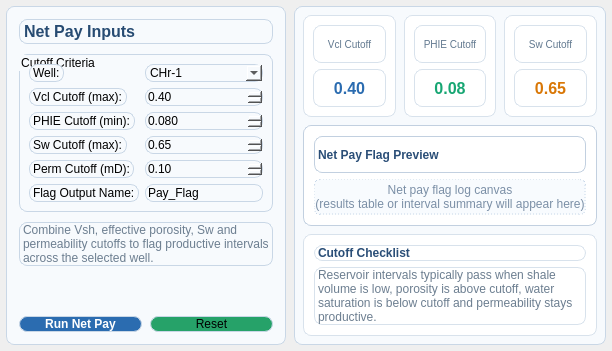
   <widget class="QWidget" name="tabNetPay">
    <attribute name="title">
     <string>Net Pay / Cutoff</string>
    </attribute>
    <layout class="QHBoxLayout" name="layoutNetPay">
     <property name="spacing">
      <number>8</number>
     </property>
     <property name="leftMargin">
      <number>6</number>
     </property>
     <property name="topMargin">
      <number>6</number>
     </property>
     <property name="rightMargin">
      <number>6</number>
     </property>
     <property name="bottomMargin">
      <number>6</number>
     </property>
     <item>
      <widget class="QFrame" name="frameNetPayControls">
       <property name="minimumSize">
        <size>
         <width>280</width>
         <height>0</height>
        </size>
       </property>
       <property name="maximumSize">
        <size>
         <width>340</width>
         <height>16777215</height>
        </size>
       </property>
       <property name="styleSheet">
        <string>background:#F7FAFD;border:1px solid #C9D7E6;border-radius:8px;</string>
       </property>
       <property name="frameShape">
        <enum>QFrame::StyledPanel</enum>
       </property>
       <layout class="QVBoxLayout" name="layoutNetPayControls">
        <property name="spacing">
         <number>10</number>
        </property>
        <property name="leftMargin">
         <number>12</number>
        </property>
        <property name="topMargin">
         <number>12</number>
        </property>
        <property name="rightMargin">
         <number>12</number>
        </property>
        <property name="bottomMargin">
         <number>12</number>
        </property>
        <item>
         <widget class="QLabel" name="lblNetPayTitle">
          <property name="styleSheet">
           <string>font-size:16px;font-weight:700;color:#274B72;padding:2px 0;</string>
          </property>
          <property name="text">
           <string>Net Pay Inputs</string>
          </property>
         </widget>
        </item>
        <item>
         <widget class="QGroupBox" name="groupNetPayParams">
          <property name="title">
           <string>Cutoff Criteria</string>
          </property>
          <layout class="QFormLayout" name="formNetPay">
           <item row="0" column="0">
            <widget class="QLabel" name="auto_label_044">
             <property name="text">
              <string>Well:</string>
             </property>
            </widget>
           </item>
           <item row="0" column="1">
            <widget class="QComboBox" name="comboNetPayWell">
             <item>
              <property name="text">
               <string>CHr-1</string>
              </property>
             </item>
             <item>
              <property name="text">
               <string>All Wells</string>
              </property>
             </item>
            </widget>
           </item>
           <item row="1" column="0">
            <widget class="QLabel" name="auto_label_045">
             <property name="text">
              <string>Vcl Cutoff (max):</string>
             </property>
            </widget>
           </item>
           <item row="1" column="1">
            <widget class="QDoubleSpinBox" name="spinNetPayVcl">
             <property name="decimals">
              <number>2</number>
             </property>
             <property name="maximum">
              <double>1.000000000000000</double>
             </property>
             <property name="value">
              <double>0.400000000000000</double>
             </property>
            </widget>
           </item>
           <item row="2" column="0">
            <widget class="QLabel" name="auto_label_046">
             <property name="text">
              <string>PHIE Cutoff (min):</string>
             </property>
            </widget>
           </item>
           <item row="2" column="1">
            <widget class="QDoubleSpinBox" name="spinNetPayPhi">
             <property name="decimals">
              <number>3</number>
             </property>
             <property name="maximum">
              <double>1.000000000000000</double>
             </property>
             <property name="value">
              <double>0.080000000000000</double>
             </property>
            </widget>
           </item>
           <item row="3" column="0">
            <widget class="QLabel" name="auto_label_047">
             <property name="text">
              <string>Sw Cutoff (max):</string>
             </property>
            </widget>
           </item>
           <item row="3" column="1">
            <widget class="QDoubleSpinBox" name="spinNetPaySw">
             <property name="decimals">
              <number>2</number>
             </property>
             <property name="maximum">
              <double>1.000000000000000</double>
             </property>
             <property name="value">
              <double>0.650000000000000</double>
             </property>
            </widget>
           </item>
           <item row="4" column="0">
            <widget class="QLabel" name="auto_label_048">
             <property name="text">
              <string>Perm Cutoff (mD):</string>
             </property>
            </widget>
           </item>
           <item row="4" column="1">
            <widget class="QDoubleSpinBox" name="spinNetPayPerm">
             <property name="decimals">
              <number>2</number>
             </property>
             <property name="maximum">
              <double>10000.000000000000000</double>
             </property>
             <property name="value">
              <double>0.100000000000000</double>
             </property>
            </widget>
           </item>
           <item row="5" column="0">
            <widget class="QLabel" name="auto_label_049">
             <property name="text">
              <string>Flag Output Name:</string>
             </property>
            </widget>
           </item>
           <item row="5" column="1">
            <widget class="QLineEdit" name="lineNetPayOut">
             <property name="text">
              <string>Pay_Flag</string>
             </property>
            </widget>
           </item>
          </layout>
         </widget>
        </item>
        <item>
         <widget class="QLabel" name="lblNetPayHint">
          <property name="styleSheet">
           <string>color:#6C7E90;font-size:12px;line-height:1.4;</string>
          </property>
          <property name="text">
           <string>Combine Vsh, effective porosity, Sw and permeability cutoffs to flag productive intervals across the selected well.</string>
          </property>
          <property name="wordWrap">
           <bool>true</bool>
          </property>
         </widget>
        </item>
        <item>
         <spacer name="spacerNetPayControls">
          <property name="orientation">
           <enum>Qt::Vertical</enum>
          </property>
          <property name="sizeHint" stdset="0">
           <size>
            <width>20</width>
            <height>40</height>
           </size>
          </property>
         </spacer>
        </item>
        <item>
         <layout class="QHBoxLayout" name="layoutNetPayActions">
          <property name="spacing">
           <number>8</number>
          </property>
          <item>
           <widget class="QPushButton" name="btnCalcNetPay">
            <property name="styleSheet">
             <string>background-color:#2B6CB0;color:#FFFFFF;font-weight:600;</string>
            </property>
            <property name="text">
             <string>Run Net Pay</string>
            </property>
           </widget>
          </item>
          <item>
           <widget class="QPushButton" name="btnResetNetPay">
            <property name="styleSheet">
             <string notr="true">background-color: rgb(38, 162, 105);</string>
            </property>
            <property name="text">
             <string>Reset</string>
            </property>
           </widget>
          </item>
         </layout>
        </item>
       </layout>
      </widget>
     </item>
     <item>
      <widget class="QFrame" name="frameNetPayWorkspace">
       <property name="styleSheet">
        <string>background:#F7FAFD;border:1px solid #C9D7E6;border-radius:8px;</string>
       </property>
       <property name="frameShape">
        <enum>QFrame::StyledPanel</enum>
       </property>
       <layout class="QVBoxLayout" name="layoutNetPayWorkspace">
        <property name="spacing">
         <number>8</number>
        </property>
        <property name="leftMargin">
         <number>8</number>
        </property>
        <property name="topMargin">
         <number>8</number>
        </property>
        <property name="rightMargin">
         <number>8</number>
        </property>
        <property name="bottomMargin">
         <number>8</number>
        </property>
        <item>
         <layout class="QHBoxLayout" name="layoutNetPayCards">
          <property name="spacing">
           <number>8</number>
          </property>
          <item>
           <widget class="QFrame" name="cardNetPayVcl">
            <property name="styleSheet">
             <string>background:#FFFFFF;border:1px solid #D8E2EC;border-radius:8px;</string>
            </property>
            <property name="frameShape">
             <enum>QFrame::StyledPanel</enum>
            </property>
            <layout class="QVBoxLayout" name="layoutCardNetPayVcl">
             <item>
              <widget class="QLabel" name="lblNetPayVclTitle">
               <property name="styleSheet">
                <string>color:#61788F;font-size:10px;</string>
               </property>
               <property name="text">
                <string>Vcl Cutoff</string>
               </property>
               <property name="alignment">
                <set>Qt::AlignCenter</set>
               </property>
              </widget>
             </item>
             <item>
              <widget class="QLabel" name="lblNetPayVclValue">
               <property name="styleSheet">
                <string>font-size:16px;font-weight:700;color:#2B6CB0;</string>
               </property>
               <property name="text">
                <string>0.40</string>
               </property>
               <property name="alignment">
                <set>Qt::AlignCenter</set>
               </property>
              </widget>
             </item>
            </layout>
           </widget>
          </item>
          <item>
           <widget class="QFrame" name="cardNetPayPhi">
            <property name="styleSheet">
             <string>background:#FFFFFF;border:1px solid #D8E2EC;border-radius:8px;</string>
            </property>
            <property name="frameShape">
             <enum>QFrame::StyledPanel</enum>
            </property>
            <layout class="QVBoxLayout" name="layoutCardNetPayPhi">
             <item>
              <widget class="QLabel" name="lblNetPayPhiTitle">
               <property name="styleSheet">
                <string>color:#61788F;font-size:10px;</string>
               </property>
               <property name="text">
                <string>PHIE Cutoff</string>
               </property>
               <property name="alignment">
                <set>Qt::AlignCenter</set>
               </property>
              </widget>
             </item>
             <item>
              <widget class="QLabel" name="lblNetPayPhiValue">
               <property name="styleSheet">
                <string>font-size:16px;font-weight:700;color:#17A673;</string>
               </property>
               <property name="text">
                <string>0.08</string>
               </property>
               <property name="alignment">
                <set>Qt::AlignCenter</set>
               </property>
              </widget>
             </item>
            </layout>
           </widget>
          </item>
          <item>
           <widget class="QFrame" name="cardNetPaySw">
            <property name="styleSheet">
             <string>background:#FFFFFF;border:1px solid #D8E2EC;border-radius:8px;</string>
            </property>
            <property name="frameShape">
             <enum>QFrame::StyledPanel</enum>
            </property>
            <layout class="QVBoxLayout" name="layoutCardNetPaySw">
             <item>
              <widget class="QLabel" name="lblNetPaySwTitle">
               <property name="styleSheet">
                <string>color:#61788F;font-size:10px;</string>
               </property>
               <property name="text">
                <string>Sw Cutoff</string>
               </property>
               <property name="alignment">
                <set>Qt::AlignCenter</set>
               </property>
              </widget>
             </item>
             <item>
              <widget class="QLabel" name="lblNetPaySwValue">
               <property name="styleSheet">
                <string>font-size:16px;font-weight:700;color:#D97706;</string>
               </property>
               <property name="text">
                <string>0.65</string>
               </property>
               <property name="alignment">
                <set>Qt::AlignCenter</set>
               </property>
              </widget>
             </item>
            </layout>
           </widget>
          </item>
         </layout>
        </item>
        <item>
         <widget class="QFrame" name="frameNetPayCanvas">
          <property name="styleSheet">
           <string>background:#FFFFFF;border:1px solid #C2D0E0;border-radius:8px;</string>
          </property>
          <property name="frameShape">
           <enum>QFrame::StyledPanel</enum>
          </property>
          <property name="frameShadow">
           <enum>QFrame::Sunken</enum>
          </property>
          <layout class="QVBoxLayout" name="layoutNetPayCanvas">
           <property name="leftMargin">
            <number>10</number>
           </property>
           <property name="topMargin">
            <number>10</number>
           </property>
           <property name="rightMargin">
            <number>10</number>
           </property>
           <property name="bottomMargin">
            <number>10</number>
           </property>
           <item>
            <widget class="QLabel" name="lblNetPayPlotTitle">
             <property name="styleSheet">
              <string>font-weight:700;color:#2A4E77;</string>
             </property>
             <property name="text">
              <string>Net Pay Flag Preview</string>
             </property>
            </widget>
           </item>
           <item>
            <widget class="QLabel" name="lblNetPayPlaceholder">
             <property name="styleSheet">
              <string>color:#7B8FA6;font-size:12px;border:1px dashed #C8D7E8;border-radius:6px;background:#F8FBFE;</string>
             </property>
             <property name="text">
              <string>Net pay flag log canvas
(results table or interval summary will appear here)</string>
             </property>
             <property name="alignment">
              <set>Qt::AlignCenter</set>
             </property>
             <property name="wordWrap">
              <bool>true</bool>
             </property>
            </widget>
           </item>
          </layout>
         </widget>
        </item>
        <item>
         <widget class="QFrame" name="frameNetPaySummary">
          <property name="styleSheet">
           <string>background:#FFFFFF;border:1px solid #D8E2EC;border-radius:8px;</string>
          </property>
          <property name="frameShape">
           <enum>QFrame::StyledPanel</enum>
          </property>
          <layout class="QVBoxLayout" name="layoutNetPaySummary">
           <property name="leftMargin">
            <number>10</number>
           </property>
           <property name="topMargin">
            <number>10</number>
           </property>
           <property name="rightMargin">
            <number>10</number>
           </property>
           <property name="bottomMargin">
            <number>10</number>
           </property>
           <item>
            <widget class="QLabel" name="lblNetPaySummaryTitle">
             <property name="styleSheet">
              <string>font-weight:700;color:#2A4E77;</string>
             </property>
             <property name="text">
              <string>Cutoff Checklist</string>
             </property>
            </widget>
           </item>
           <item>
            <widget class="QLabel" name="lblNetPaySummaryText">
             <property name="styleSheet">
              <string>color:#6C7E90;font-size:12px;</string>
             </property>
             <property name="text">
              <string>Reservoir intervals typically pass when shale volume is low, porosity is above cutoff, water saturation is below cutoff and permeability stays productive.</string>
             </property>
             <property name="wordWrap">
              <bool>true</bool>
             </property>
            </widget>
           </item>
          </layout>
         </widget>
        </item>
       </layout>
      </widget>
     </item>
    </layout>
   </widget>
